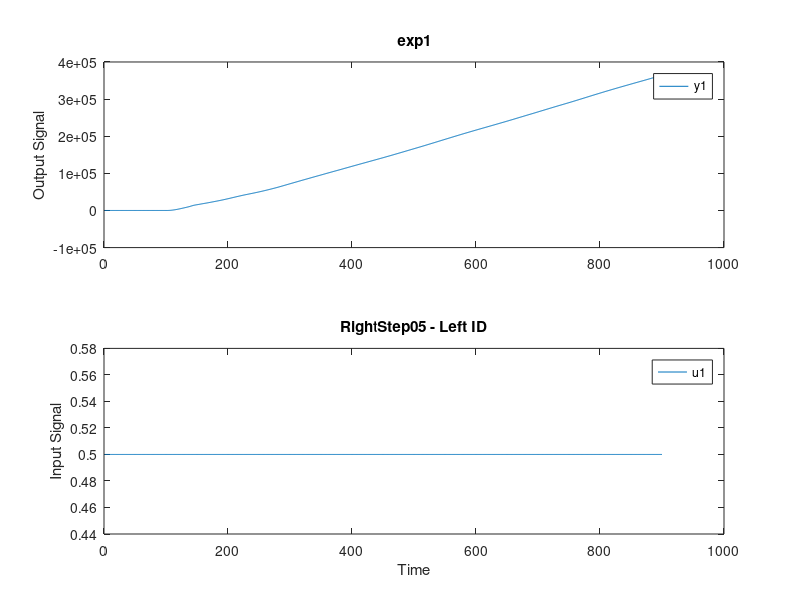
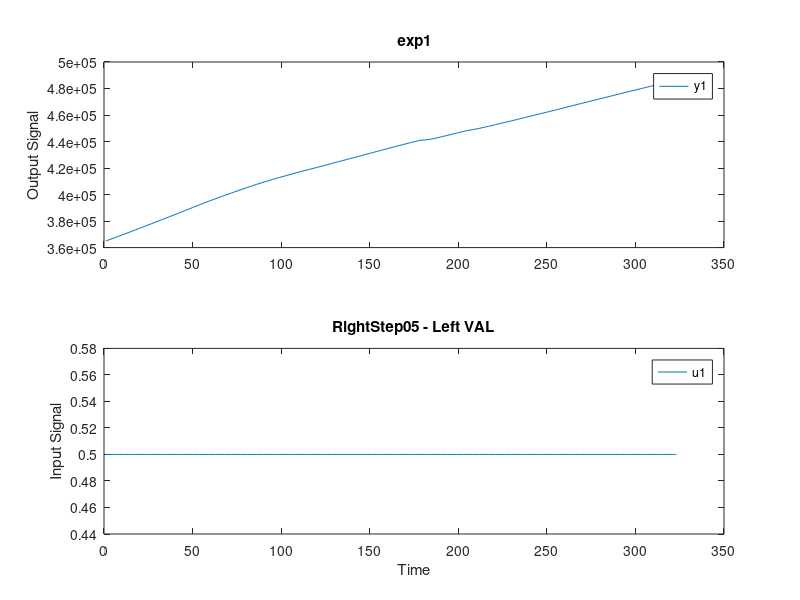
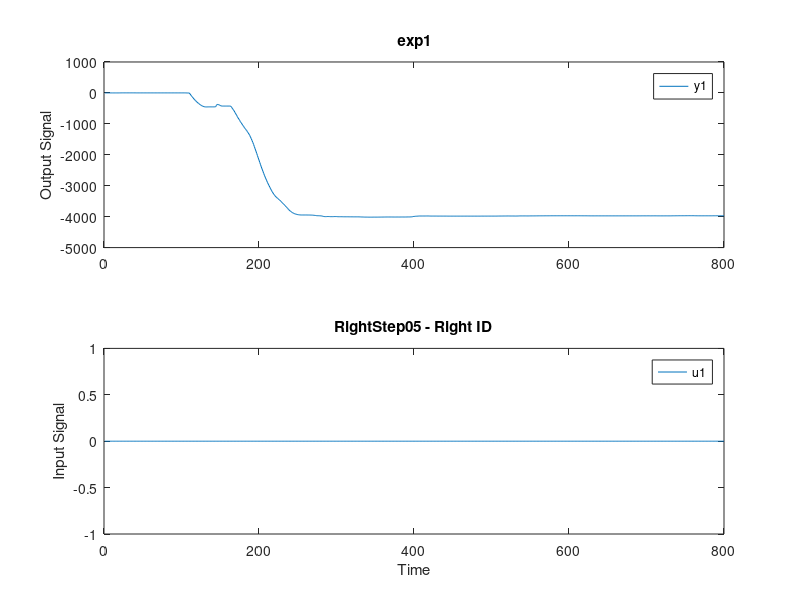
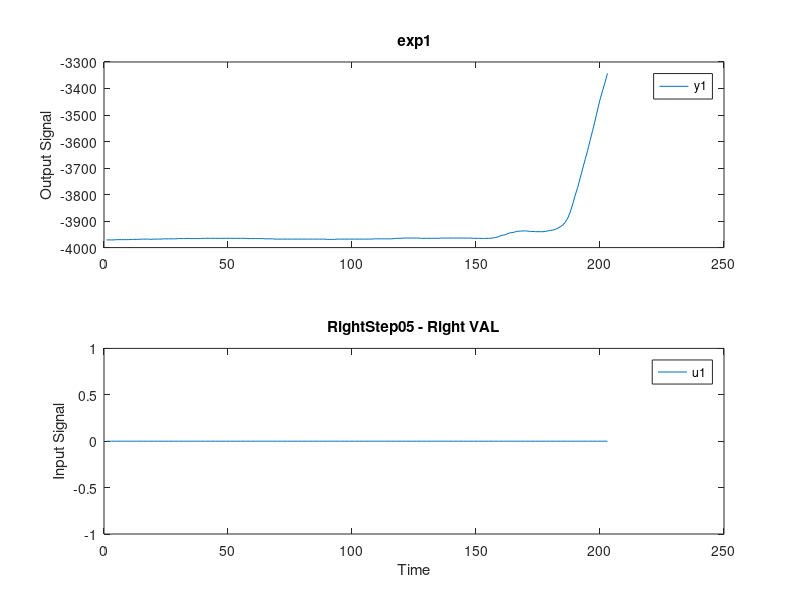

Write the MATLAB code that produced these figures, in order. (Note: this script raises an error after producing the figures.)
close all; clear all; clc;
l = load ('lst05.mat');
data = l.LeftSt05;
t = data.time;
u = (t>=0)*0.5;
u2 = (t>=0)*0;
n = length(t);
m=2;
na=3; nb=3;

%% Plot date
left = data.signals(1).values;
idLeft = iddata(left(1:900), u(1:900), 0.01);
valLeft = iddata(left(900+1:end), u(900+1:end), 0.01);
figure;
plot (idLeft); 
title('RightStep05 - Left ID')
figure; plot(valLeft); 
title('RightStep05 - Left VAL')

right = data.signals(1, 2).values;
idRight = iddata(right(1:800), u2(1:800), 0.01);
valRight = iddata(right(800+1:end-220), u2(800+1:end-220), 0.01);
figure;
plot (idRight);
title('RightStep05 - Right ID')
figure;
plot (valRight);
title('RightStep05 - Right VAL')

acceX = data.signals(1, 3).values;
idAcceX = iddata(acceX(1:900), u(1:900), 0.01);
valAcceX = iddata(acceX(900+1:end), u(900+1:end), 0.01);
figure;
plot (idAcceX);
title('RightStep05 - Right ID')
figure;
plot (valAcceX);
title('RightStep05 - Right VAL')

acceY = data.signals(1, 4).values;
idAcceY = iddata(acceY(1:900), u2(1:900), 0.01);
valAcceY = iddata(acceY(900+1:end), u2(900+1:end), 0.01);
figure;
plot (idAcceY);
title('RightStep05 - Right ID')
figure;
plot (valAcceY);
title('RightStep05 - Right VAL')

gyro = data.signals(1, 5).values;
idGyro = iddata(gyro(1:900), u(1:900), 0.01);
valGyro = iddata(gyro(900+1:end), u(900+1:end), 0.01);
figure;
plot (idGyro);
title('RightStep05 - Right ID')
figure;
plot (valGyro);
title('RightStep05 - Right VAL')

%% Citirea gradelor
m = input('m = ');
na = input('na = nb = ');
nb=na;
%plot(l.id)%reprezentarea datelor de identificare
% title('Date de ientificare');
% figure;plot(l.val);%reprezentarea datelor de validare
% title('Date de validare');
%Aproximarea
W0=matr_regr(na, nb, m);%matricea de puteri
W=prelW(W0, na+nb);%matrice de puteri prelucrata

%Algoritm de aproximare folosind predictia
%construirea matricei de polinoame de aproximare
FI=phi_calc(na, nb, u, idAcceX.y, W);%construirea se faceconform gradelor de aproximare date
theta=FI\idAcceX.y; %vectorul de coeficienti de aproximare
yhat_id=FI*theta;
figure;
plot([idAcceX.y, yhat_id])
legend('y', 'yhat');
%Eroarea medie patratica
MSE_id=sum((yhat_id-idAcceX.y).^2)/length(idAcceX.y);
title(['Date identificare. Algoritm de aproximare folosind predictia. MSE = ', num2str(MSE_id)]);

%Verificarea modelului obtinut folosind datele de validare 
phi=phi_calc(na, nb, valAcceX.u, valAcceX.y, W);
yhat=phi*theta;%iesirea aproximata
figure;
plot([valAcceX.y, yhat])
legend('y', 'yhat');
%Eroarea medie patratica
MSE=sum((yhat-valAcceX.y).^2)/length(valAcceX.y);
title(['Date validare. Algoritm de aproximare folosind predictia. MSE = ', num2str(MSE)]);

%Algoritm de aproximare folosind simularea
%Aproximarea pentru datele de identificare
%Folosim modelul obtinut din datele de identificare
u=[zeros(na+nb,1); u];%conditii initiale nule
y_sim_id=[];
y_sim_id=[y_sim_id; zeros(na+nb, 1)];%iseiri simulate, conditii initiale nule
Nu_id=length(idAcceX.u);
for i=na+nb+1:Nu_id
    %construirea vectorului de intrari si iesiri intariziate
    d1 = -y_sim_id(i-1:-1:i-na);
    d2=u(i-1:-1:i-nb);
    d=[d1; d2]; %vector coloana
    ln=[];
    %Simularea urmatoarei iesiri
    %Construirea polinomului de aproximare
    for j=1:size(W, 1)
        mm= prod(d'.^W(j, :));
         ln=[ln, mm];
    end
   y_sim_id=[y_sim_id; ln*theta];
end
figure;
plot([idAcceX.y, y_sim_id]);
legend('y', 'y.sim');
%Eroarea medie patratica
MSE_S_id=sum((y_sim_id-idAcceX.y).^2)/length(idAcceX.y);
title(['Date identificare.Algoritm de aproximare folosind simularea. MSE = ', num2str(MSE_S_id)]);

%Aproximarea pentru datele de validare
%Folosim modelul obtinut din datele de identificare
u1=l.val.u;
u1=[zeros(na+nb,1); u1];%conditii initiale nule
y_sim=[];
y_sim=[y_sim; zeros(na+nb, 1)];%iseiri simulate, conditii initiale nule
Nu=length(l.val.u);
for i=na+nb+1:Nu
    %construirea vectorului de intrari si iesiri intariziate
    d1 = -y_sim(i-1:-1:i-na);
    d2=u1(i-1:-1:i-nb);
    d=[d1; d2]; %vector coloana
    ln=[];
    %Simularea urmatoarei iesiri
    %Construirea polinomului de aproximare
    for j=1:size(W, 1)
        mm= prod(d'.^W(j, :));
         ln=[ln, mm];
    end
   y_sim=[y_sim; ln*theta];
end
figure;
plot([l.val.y, y_sim]);
legend('y', 'y.sim');
%Eroarea medie patratica
MSE_S=sum((y_sim-l.val.y).^2)/length(l.val.y);
title(['Date validare.Algoritm de aproximare folosind simularea. MSE = ', num2str(MSE_S)]);

%compararea simularii si a predictiei
figure;
plot([l.val.y, yhat, y_sim]);
legend('y', 'yhat', 'y.sim');
title('Compararea modelelor obtinute');

%Modele de aproximare optime pentru predictie si simulare
MSE_P=[]; minim_p=1e89; 
MSE_sim=[]; minim_s=1e89;
%Valoarea maxima admisa pentru m este 3
for i=1:3 
    L=[];
    S=[];
    %Valoarea maxima admisa pentru na=nb este 3
    for j=1:3
        W1=[]; Wo=[];
        %construirea unei noi matrice de puteri
        Wo=matr_regr(j, j, i);
        W1=prelW(Wo, 2*j);
        %Calculul matrice de aproximari
        ph=phi_calc(j, j, l.id.u, l.id.y, W1);
        %Calculul coficientilor de aproximare
        th=ph\l.id.y;
        %Validarea modelui obtinut anterior
        ph_p=phi_calc(j, j, l.val.u, l.val.y, W1);
        yhat_p=ph_p*th;
        %Eroarea medie patratica obtinuta din aproximare
        MSE_=sum((yhat_p-l.val.y).^2)/length(l.val.y);
        %Folosind modelul anterior, se face aproximarea prin simulare
        %Se calculeaza, in aceeasi functie si Eroarea medie patratica
        MSE_ss=mse_simulare(l.val.u, l.val.y, j, j, th, W1);
        L=[L, MSE_];
        S=[S, MSE_ss];
    end
    %Se ia valoarea minima a Eriorii medie patratica pentru gradul m curent
    %si na=nb=1, 2, 3, aflata din simularile antrioare
    if (minim_p>min(L)) %minimiul in aproximarea prin predictie
        minim_p=min(L);
        yy = find(L==min(L));
        xx=i;
    end
    if (minim_s>min(S)) %minimul in aproximarea prin simulare
        minim_s=min(S);
        ys = find(S==min(S));
        xs=i;
    end
    MSE_P=[MSE_P; L];
    MSE_sim=[MSE_sim; S];
end
%Reprezentarea rezultatelor obtinute
%Predictie
figure;
plot(1:3, MSE_P(1, :), '*b');hold on;
plot(1:3, MSE_P(2, :), '*r'); hold on;
plot(1:3, MSE_P(3, :), '*g');
legend('m=1', 'm=2', 'm=3')
xlabel('na=nb'); ylabel('MSE')
title(['Predictie. Ordin optim de aproximare: m=', num2str(xx), ' na=nb=', num2str(yy), ' MSE= ' num2str(MSE_P(xx, yy))]);

%Simulare
figure;
plot(1:3, MSE_sim(1, :), '*b');hold on;
plot(1:3, MSE_sim(2, :), '*r'); hold on;
plot(1:3, MSE_sim(3, :), '*g');
legend('m=1', 'm=2', 'm=3')
title(['Simulare. Ordin optim de aproximare: m=', num2str(xs), ' na=nb=', num2str(ys), ' MSE= ' num2str(MSE_sim(xs, ys))]);
xlabel('na=nb'); ylabel('MSE');
%ProiectIS_2
%Moldovan Maria si Lupo Madalina